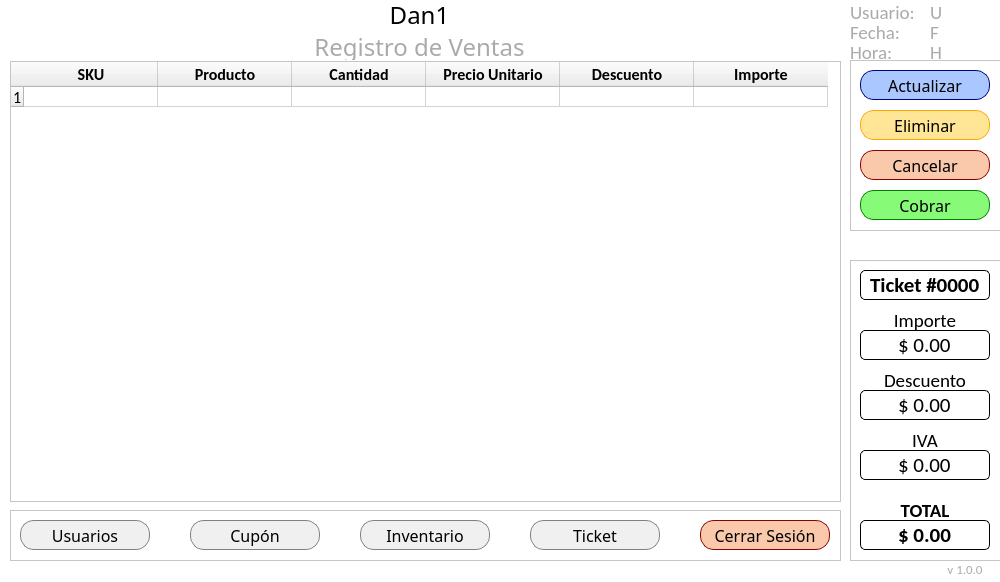
<?xml version="1.0" encoding="UTF-8"?>
<ui version="4.0">
 <class>MainWindow</class>
 <widget class="QMainWindow" name="MainWindow">
  <property name="geometry">
   <rect>
    <x>0</x>
    <y>0</y>
    <width>1000</width>
    <height>582</height>
   </rect>
  </property>
  <property name="minimumSize">
   <size>
    <width>1000</width>
    <height>582</height>
   </size>
  </property>
  <property name="maximumSize">
   <size>
    <width>1000</width>
    <height>582</height>
   </size>
  </property>
  <property name="palette">
   <palette>
    <active>
     <colorrole role="Base">
      <brush brushstyle="SolidPattern">
       <color alpha="255">
        <red>255</red>
        <green>255</green>
        <blue>255</blue>
       </color>
      </brush>
     </colorrole>
     <colorrole role="Window">
      <brush brushstyle="SolidPattern">
       <color alpha="255">
        <red>255</red>
        <green>255</green>
        <blue>255</blue>
       </color>
      </brush>
     </colorrole>
    </active>
    <inactive>
     <colorrole role="Base">
      <brush brushstyle="SolidPattern">
       <color alpha="255">
        <red>255</red>
        <green>255</green>
        <blue>255</blue>
       </color>
      </brush>
     </colorrole>
     <colorrole role="Window">
      <brush brushstyle="SolidPattern">
       <color alpha="255">
        <red>255</red>
        <green>255</green>
        <blue>255</blue>
       </color>
      </brush>
     </colorrole>
    </inactive>
    <disabled>
     <colorrole role="Base">
      <brush brushstyle="SolidPattern">
       <color alpha="255">
        <red>255</red>
        <green>255</green>
        <blue>255</blue>
       </color>
      </brush>
     </colorrole>
     <colorrole role="Window">
      <brush brushstyle="SolidPattern">
       <color alpha="255">
        <red>255</red>
        <green>255</green>
        <blue>255</blue>
       </color>
      </brush>
     </colorrole>
    </disabled>
   </palette>
  </property>
  <property name="windowTitle">
   <string>MainWindow</string>
  </property>
  <widget class="QWidget" name="centralwidget">
   <widget class="QLabel" name="L1">
    <property name="geometry">
     <rect>
      <x>-1</x>
      <y>0</y>
      <width>841</width>
      <height>30</height>
     </rect>
    </property>
    <property name="font">
     <font>
      <family>Impact</family>
      <pointsize>18</pointsize>
     </font>
    </property>
    <property name="text">
     <string>Dan1</string>
    </property>
    <property name="alignment">
     <set>Qt::AlignCenter</set>
    </property>
   </widget>
   <widget class="QLabel" name="L2">
    <property name="geometry">
     <rect>
      <x>-1</x>
      <y>30</y>
      <width>841</width>
      <height>30</height>
     </rect>
    </property>
    <property name="font">
     <font>
      <family>Swis721 LtCn BT</family>
      <pointsize>18</pointsize>
     </font>
    </property>
    <property name="frameShadow">
     <enum>QFrame::Plain</enum>
    </property>
    <property name="midLineWidth">
     <number>0</number>
    </property>
    <property name="text">
     <string>&lt;html&gt;&lt;head/&gt;&lt;body&gt;&lt;p&gt;&lt;span style=&quot; color:#aaaaaa;&quot;&gt;Registro de Ventas&lt;/span&gt;&lt;/p&gt;&lt;/body&gt;&lt;/html&gt;</string>
    </property>
    <property name="alignment">
     <set>Qt::AlignCenter</set>
    </property>
   </widget>
   <widget class="QTableWidget" name="tableWidget">
    <property name="geometry">
     <rect>
      <x>10</x>
      <y>61</y>
      <width>831</width>
      <height>441</height>
     </rect>
    </property>
    <attribute name="horizontalHeaderVisible">
     <bool>true</bool>
    </attribute>
    <attribute name="horizontalHeaderCascadingSectionResizes">
     <bool>false</bool>
    </attribute>
    <attribute name="horizontalHeaderDefaultSectionSize">
     <number>134</number>
    </attribute>
    <attribute name="horizontalHeaderMinimumSectionSize">
     <number>134</number>
    </attribute>
    <attribute name="verticalHeaderDefaultSectionSize">
     <number>20</number>
    </attribute>
    <row>
     <property name="text">
      <string>1</string>
     </property>
     <property name="font">
      <font>
       <family>Calibri</family>
       <pointsize>12</pointsize>
      </font>
     </property>
    </row>
    <column>
     <property name="text">
      <string>SKU</string>
     </property>
     <property name="font">
      <font>
       <family>Calibri</family>
       <pointsize>12</pointsize>
       <weight>75</weight>
       <bold>true</bold>
      </font>
     </property>
     <property name="textAlignment">
      <set>AlignCenter</set>
     </property>
     <property name="foreground">
      <brush brushstyle="SolidPattern">
       <color alpha="255">
        <red>0</red>
        <green>0</green>
        <blue>0</blue>
       </color>
      </brush>
     </property>
    </column>
    <column>
     <property name="text">
      <string>Producto</string>
     </property>
     <property name="font">
      <font>
       <family>Calibri</family>
       <pointsize>12</pointsize>
       <weight>75</weight>
       <bold>true</bold>
      </font>
     </property>
     <property name="textAlignment">
      <set>AlignCenter</set>
     </property>
    </column>
    <column>
     <property name="text">
      <string>Cantidad</string>
     </property>
     <property name="font">
      <font>
       <family>Calibri</family>
       <pointsize>12</pointsize>
       <weight>75</weight>
       <bold>true</bold>
      </font>
     </property>
     <property name="textAlignment">
      <set>AlignCenter</set>
     </property>
    </column>
    <column>
     <property name="text">
      <string>Precio Unitario</string>
     </property>
     <property name="font">
      <font>
       <family>Calibri</family>
       <pointsize>12</pointsize>
       <weight>75</weight>
       <bold>true</bold>
      </font>
     </property>
     <property name="textAlignment">
      <set>AlignCenter</set>
     </property>
    </column>
    <column>
     <property name="text">
      <string>Descuento</string>
     </property>
     <property name="font">
      <font>
       <family>Calibri</family>
       <pointsize>12</pointsize>
       <weight>75</weight>
       <bold>true</bold>
      </font>
     </property>
     <property name="textAlignment">
      <set>AlignCenter</set>
     </property>
    </column>
    <column>
     <property name="text">
      <string>Importe</string>
     </property>
     <property name="font">
      <font>
       <family>Calibri</family>
       <pointsize>12</pointsize>
       <weight>75</weight>
       <bold>true</bold>
      </font>
     </property>
     <property name="textAlignment">
      <set>AlignCenter</set>
     </property>
    </column>
    <item row="0" column="0">
     <property name="text">
      <string/>
     </property>
    </item>
   </widget>
   <widget class="QFrame" name="frame">
    <property name="geometry">
     <rect>
      <x>850</x>
      <y>60</y>
      <width>151</width>
      <height>171</height>
     </rect>
    </property>
    <property name="frameShape">
     <enum>QFrame::StyledPanel</enum>
    </property>
    <property name="frameShadow">
     <enum>QFrame::Raised</enum>
    </property>
    <widget class="QPushButton" name="b_Registrar">
     <property name="geometry">
      <rect>
       <x>10</x>
       <y>10</y>
       <width>130</width>
       <height>30</height>
      </rect>
     </property>
     <property name="font">
      <font>
       <family>Swis721 LtCn BT</family>
       <pointsize>12</pointsize>
      </font>
     </property>
     <property name="focusPolicy">
      <enum>Qt::StrongFocus</enum>
     </property>
     <property name="styleSheet">
      <string notr="true">background-color: rgb(170, 200, 255);
border-width: 1px;
border-style: solid;
border-color: navy;
border-radius: 14px;</string>
     </property>
     <property name="text">
      <string>Actualizar</string>
     </property>
     <property name="autoDefault">
      <bool>true</bool>
     </property>
    </widget>
    <widget class="QPushButton" name="b_Registrar_2">
     <property name="geometry">
      <rect>
       <x>10</x>
       <y>50</y>
       <width>130</width>
       <height>30</height>
      </rect>
     </property>
     <property name="font">
      <font>
       <family>Swis721 LtCn BT</family>
       <pointsize>12</pointsize>
      </font>
     </property>
     <property name="focusPolicy">
      <enum>Qt::StrongFocus</enum>
     </property>
     <property name="styleSheet">
      <string notr="true">background-color: rgb(255, 230, 150);
border-width: 1px;
border-style: solid;
border-color: orange;
border-radius: 14px;</string>
     </property>
     <property name="text">
      <string>Eliminar</string>
     </property>
     <property name="autoDefault">
      <bool>true</bool>
     </property>
    </widget>
    <widget class="QPushButton" name="b_Registrar_3">
     <property name="geometry">
      <rect>
       <x>10</x>
       <y>90</y>
       <width>130</width>
       <height>30</height>
      </rect>
     </property>
     <property name="font">
      <font>
       <family>Swis721 LtCn BT</family>
       <pointsize>12</pointsize>
      </font>
     </property>
     <property name="focusPolicy">
      <enum>Qt::StrongFocus</enum>
     </property>
     <property name="styleSheet">
      <string notr="true">background-color: rgb(250, 200, 170);
border-width: 1px;
border-style: solid;
border-color: darkred;
border-radius: 14px;</string>
     </property>
     <property name="text">
      <string>Cancelar</string>
     </property>
     <property name="autoDefault">
      <bool>true</bool>
     </property>
    </widget>
    <widget class="QPushButton" name="b_Registrar_4">
     <property name="geometry">
      <rect>
       <x>10</x>
       <y>130</y>
       <width>130</width>
       <height>30</height>
      </rect>
     </property>
     <property name="font">
      <font>
       <family>Swis721 LtCn BT</family>
       <pointsize>12</pointsize>
      </font>
     </property>
     <property name="focusPolicy">
      <enum>Qt::StrongFocus</enum>
     </property>
     <property name="styleSheet">
      <string notr="true">background-color: rgb(135, 250, 120);
border-width: 1px;
border-style: solid;
border-color: green;
border-radius: 14px;</string>
     </property>
     <property name="text">
      <string>Cobrar</string>
     </property>
     <property name="autoDefault">
      <bool>true</bool>
     </property>
    </widget>
   </widget>
   <widget class="QFrame" name="frame_2">
    <property name="geometry">
     <rect>
      <x>10</x>
      <y>510</y>
      <width>831</width>
      <height>51</height>
     </rect>
    </property>
    <property name="frameShape">
     <enum>QFrame::StyledPanel</enum>
    </property>
    <property name="frameShadow">
     <enum>QFrame::Raised</enum>
    </property>
    <widget class="QPushButton" name="b_Registrar_5">
     <property name="geometry">
      <rect>
       <x>10</x>
       <y>10</y>
       <width>130</width>
       <height>30</height>
      </rect>
     </property>
     <property name="font">
      <font>
       <family>Swis721 LtCn BT</family>
       <pointsize>12</pointsize>
      </font>
     </property>
     <property name="focusPolicy">
      <enum>Qt::StrongFocus</enum>
     </property>
     <property name="styleSheet">
      <string notr="true">background-color: rgb(240, 240, 240);
border-width: 1px;
border-style: solid;
border-color: gray;
border-radius: 14px;</string>
     </property>
     <property name="text">
      <string>Usuarios</string>
     </property>
     <property name="autoDefault">
      <bool>true</bool>
     </property>
    </widget>
    <widget class="QPushButton" name="b_Registrar_6">
     <property name="geometry">
      <rect>
       <x>180</x>
       <y>10</y>
       <width>130</width>
       <height>30</height>
      </rect>
     </property>
     <property name="font">
      <font>
       <family>Swis721 LtCn BT</family>
       <pointsize>12</pointsize>
      </font>
     </property>
     <property name="focusPolicy">
      <enum>Qt::StrongFocus</enum>
     </property>
     <property name="styleSheet">
      <string notr="true">background-color: rgb(240, 240, 240);
border-width: 1px;
border-style: solid;
border-color: gray;
border-radius: 14px;</string>
     </property>
     <property name="text">
      <string>Cupón</string>
     </property>
     <property name="autoDefault">
      <bool>true</bool>
     </property>
    </widget>
    <widget class="QPushButton" name="b_Registrar_7">
     <property name="geometry">
      <rect>
       <x>350</x>
       <y>10</y>
       <width>130</width>
       <height>30</height>
      </rect>
     </property>
     <property name="font">
      <font>
       <family>Swis721 LtCn BT</family>
       <pointsize>12</pointsize>
      </font>
     </property>
     <property name="focusPolicy">
      <enum>Qt::StrongFocus</enum>
     </property>
     <property name="styleSheet">
      <string notr="true">background-color: rgb(240, 240, 240);
border-width: 1px;
border-style: solid;
border-color: gray;
border-radius: 14px;</string>
     </property>
     <property name="text">
      <string>Inventario</string>
     </property>
     <property name="autoDefault">
      <bool>true</bool>
     </property>
    </widget>
    <widget class="QPushButton" name="b_Registrar_8">
     <property name="geometry">
      <rect>
       <x>520</x>
       <y>10</y>
       <width>130</width>
       <height>30</height>
      </rect>
     </property>
     <property name="font">
      <font>
       <family>Swis721 LtCn BT</family>
       <pointsize>12</pointsize>
      </font>
     </property>
     <property name="focusPolicy">
      <enum>Qt::StrongFocus</enum>
     </property>
     <property name="styleSheet">
      <string notr="true">background-color: rgb(240, 240, 240);
border-width: 1px;
border-style: solid;
border-color: gray;
border-radius: 14px;</string>
     </property>
     <property name="text">
      <string>Ticket</string>
     </property>
     <property name="autoDefault">
      <bool>true</bool>
     </property>
    </widget>
    <widget class="QPushButton" name="b_Registrar_13">
     <property name="geometry">
      <rect>
       <x>690</x>
       <y>10</y>
       <width>130</width>
       <height>30</height>
      </rect>
     </property>
     <property name="font">
      <font>
       <family>Swis721 LtCn BT</family>
       <pointsize>12</pointsize>
      </font>
     </property>
     <property name="focusPolicy">
      <enum>Qt::StrongFocus</enum>
     </property>
     <property name="styleSheet">
      <string notr="true">background-color: rgb(250, 200, 170);
border-width: 1px;
border-style: solid;
border-color: darkred;
border-radius: 14px;</string>
     </property>
     <property name="text">
      <string>Cerrar Sesión</string>
     </property>
     <property name="autoDefault">
      <bool>true</bool>
     </property>
    </widget>
   </widget>
   <widget class="QFrame" name="frame_3">
    <property name="geometry">
     <rect>
      <x>850</x>
      <y>260</y>
      <width>151</width>
      <height>301</height>
     </rect>
    </property>
    <property name="frameShape">
     <enum>QFrame::StyledPanel</enum>
    </property>
    <property name="frameShadow">
     <enum>QFrame::Raised</enum>
    </property>
    <widget class="QLineEdit" name="lineEdit">
     <property name="geometry">
      <rect>
       <x>10</x>
       <y>10</y>
       <width>130</width>
       <height>30</height>
      </rect>
     </property>
     <property name="font">
      <font>
       <family>Calibri</family>
       <pointsize>16</pointsize>
       <weight>75</weight>
       <bold>true</bold>
      </font>
     </property>
     <property name="styleSheet">
      <string notr="true">QLineEdit {
     border-width: 1px;
     border-style: solid;
     border-radius: 5px;
 }</string>
     </property>
     <property name="text">
      <string>Ticket #0000</string>
     </property>
     <property name="alignment">
      <set>Qt::AlignCenter</set>
     </property>
    </widget>
    <widget class="QLineEdit" name="lineEdit_2">
     <property name="geometry">
      <rect>
       <x>10</x>
       <y>70</y>
       <width>130</width>
       <height>30</height>
      </rect>
     </property>
     <property name="font">
      <font>
       <family>Calibri</family>
       <pointsize>16</pointsize>
       <weight>50</weight>
       <bold>false</bold>
      </font>
     </property>
     <property name="styleSheet">
      <string notr="true">QLineEdit {
     border-width: 1px;
     border-style: solid;
     border-radius: 5px;
 }</string>
     </property>
     <property name="text">
      <string>$ 0.00</string>
     </property>
     <property name="alignment">
      <set>Qt::AlignCenter</set>
     </property>
    </widget>
    <widget class="QLabel" name="label_2">
     <property name="geometry">
      <rect>
       <x>10</x>
       <y>50</y>
       <width>130</width>
       <height>21</height>
      </rect>
     </property>
     <property name="font">
      <font>
       <family>Calibri</family>
       <pointsize>14</pointsize>
      </font>
     </property>
     <property name="text">
      <string>Importe</string>
     </property>
     <property name="alignment">
      <set>Qt::AlignCenter</set>
     </property>
    </widget>
    <widget class="QLineEdit" name="lineEdit_3">
     <property name="geometry">
      <rect>
       <x>10</x>
       <y>130</y>
       <width>130</width>
       <height>30</height>
      </rect>
     </property>
     <property name="font">
      <font>
       <family>Calibri</family>
       <pointsize>16</pointsize>
       <weight>50</weight>
       <bold>false</bold>
      </font>
     </property>
     <property name="styleSheet">
      <string notr="true">QLineEdit {
     border-width: 1px;
     border-style: solid;
     border-radius: 5px;
 }</string>
     </property>
     <property name="text">
      <string>$ 0.00</string>
     </property>
     <property name="alignment">
      <set>Qt::AlignCenter</set>
     </property>
    </widget>
    <widget class="QLabel" name="label_3">
     <property name="geometry">
      <rect>
       <x>10</x>
       <y>110</y>
       <width>130</width>
       <height>21</height>
      </rect>
     </property>
     <property name="font">
      <font>
       <family>Calibri</family>
       <pointsize>14</pointsize>
      </font>
     </property>
     <property name="text">
      <string>Descuento</string>
     </property>
     <property name="alignment">
      <set>Qt::AlignCenter</set>
     </property>
    </widget>
    <widget class="QLineEdit" name="lineEdit_4">
     <property name="geometry">
      <rect>
       <x>10</x>
       <y>190</y>
       <width>130</width>
       <height>30</height>
      </rect>
     </property>
     <property name="font">
      <font>
       <family>Calibri</family>
       <pointsize>16</pointsize>
       <weight>50</weight>
       <bold>false</bold>
      </font>
     </property>
     <property name="styleSheet">
      <string notr="true">QLineEdit {
     border-width: 1px;
     border-style: solid;
     border-radius: 5px;
 }</string>
     </property>
     <property name="text">
      <string>$ 0.00</string>
     </property>
     <property name="alignment">
      <set>Qt::AlignCenter</set>
     </property>
    </widget>
    <widget class="QLabel" name="label_4">
     <property name="geometry">
      <rect>
       <x>10</x>
       <y>170</y>
       <width>130</width>
       <height>21</height>
      </rect>
     </property>
     <property name="font">
      <font>
       <family>Calibri</family>
       <pointsize>14</pointsize>
      </font>
     </property>
     <property name="text">
      <string>IVA</string>
     </property>
     <property name="alignment">
      <set>Qt::AlignCenter</set>
     </property>
    </widget>
    <widget class="QLineEdit" name="lineEdit_5">
     <property name="geometry">
      <rect>
       <x>10</x>
       <y>260</y>
       <width>130</width>
       <height>30</height>
      </rect>
     </property>
     <property name="font">
      <font>
       <family>Calibri</family>
       <pointsize>16</pointsize>
       <weight>75</weight>
       <bold>true</bold>
      </font>
     </property>
     <property name="styleSheet">
      <string notr="true">QLineEdit {
     border-width: 1px;
     border-style: solid;
     border-radius: 5px;
 }</string>
     </property>
     <property name="text">
      <string>$ 0.00</string>
     </property>
     <property name="alignment">
      <set>Qt::AlignCenter</set>
     </property>
    </widget>
    <widget class="QLabel" name="label_5">
     <property name="geometry">
      <rect>
       <x>10</x>
       <y>240</y>
       <width>130</width>
       <height>21</height>
      </rect>
     </property>
     <property name="font">
      <font>
       <family>Calibri</family>
       <pointsize>14</pointsize>
       <weight>75</weight>
       <bold>true</bold>
      </font>
     </property>
     <property name="text">
      <string>TOTAL</string>
     </property>
     <property name="alignment">
      <set>Qt::AlignCenter</set>
     </property>
    </widget>
   </widget>
   <widget class="QLabel" name="L6">
    <property name="geometry">
     <rect>
      <x>940</x>
      <y>560</y>
      <width>50</width>
      <height>20</height>
     </rect>
    </property>
    <property name="font">
     <font>
      <family>Calibri</family>
      <pointsize>14</pointsize>
     </font>
    </property>
    <property name="text">
     <string>&lt;html&gt;&lt;head/&gt;&lt;body&gt;&lt;p&gt;&lt;span style=&quot; font-size:10pt; color:#aaaaaa;&quot;&gt;v 1.0.0&lt;/span&gt;&lt;/p&gt;&lt;/body&gt;&lt;/html&gt;</string>
    </property>
    <property name="alignment">
     <set>Qt::AlignCenter</set>
    </property>
   </widget>
   <widget class="QLabel" name="label_6">
    <property name="geometry">
     <rect>
      <x>850</x>
      <y>0</y>
      <width>70</width>
      <height>21</height>
     </rect>
    </property>
    <property name="font">
     <font>
      <family>Calibri</family>
      <pointsize>14</pointsize>
     </font>
    </property>
    <property name="text">
     <string>&lt;html&gt;&lt;head/&gt;&lt;body&gt;&lt;p&gt;&lt;span style=&quot; color:#aaaaaa;&quot;&gt;Usuario:&lt;/span&gt;&lt;/p&gt;&lt;/body&gt;&lt;/html&gt;</string>
    </property>
    <property name="alignment">
     <set>Qt::AlignLeading|Qt::AlignLeft|Qt::AlignVCenter</set>
    </property>
   </widget>
   <widget class="QLabel" name="label_7">
    <property name="geometry">
     <rect>
      <x>850</x>
      <y>20</y>
      <width>70</width>
      <height>21</height>
     </rect>
    </property>
    <property name="font">
     <font>
      <family>Calibri</family>
      <pointsize>14</pointsize>
     </font>
    </property>
    <property name="text">
     <string>&lt;html&gt;&lt;head/&gt;&lt;body&gt;&lt;p&gt;&lt;span style=&quot; color:#aaaaaa;&quot;&gt;Fecha:&lt;/span&gt;&lt;/p&gt;&lt;/body&gt;&lt;/html&gt;</string>
    </property>
    <property name="alignment">
     <set>Qt::AlignLeading|Qt::AlignLeft|Qt::AlignVCenter</set>
    </property>
   </widget>
   <widget class="QLabel" name="label_8">
    <property name="geometry">
     <rect>
      <x>850</x>
      <y>40</y>
      <width>70</width>
      <height>21</height>
     </rect>
    </property>
    <property name="font">
     <font>
      <family>Calibri</family>
      <pointsize>14</pointsize>
     </font>
    </property>
    <property name="text">
     <string>&lt;html&gt;&lt;head/&gt;&lt;body&gt;&lt;p&gt;&lt;span style=&quot; color:#aaaaaa;&quot;&gt;Hora:&lt;/span&gt;&lt;/p&gt;&lt;/body&gt;&lt;/html&gt;</string>
    </property>
    <property name="alignment">
     <set>Qt::AlignLeading|Qt::AlignLeft|Qt::AlignVCenter</set>
    </property>
   </widget>
   <widget class="QLabel" name="label_9">
    <property name="geometry">
     <rect>
      <x>930</x>
      <y>20</y>
      <width>70</width>
      <height>21</height>
     </rect>
    </property>
    <property name="font">
     <font>
      <family>Calibri</family>
      <pointsize>14</pointsize>
     </font>
    </property>
    <property name="text">
     <string>&lt;html&gt;&lt;head/&gt;&lt;body&gt;&lt;p&gt;&lt;span style=&quot; color:#aaaaaa;&quot;&gt;F&lt;/span&gt;&lt;/p&gt;&lt;/body&gt;&lt;/html&gt;</string>
    </property>
    <property name="alignment">
     <set>Qt::AlignLeading|Qt::AlignLeft|Qt::AlignVCenter</set>
    </property>
   </widget>
   <widget class="QLabel" name="label_10">
    <property name="geometry">
     <rect>
      <x>930</x>
      <y>0</y>
      <width>70</width>
      <height>21</height>
     </rect>
    </property>
    <property name="font">
     <font>
      <family>Calibri</family>
      <pointsize>14</pointsize>
     </font>
    </property>
    <property name="text">
     <string>&lt;html&gt;&lt;head/&gt;&lt;body&gt;&lt;p&gt;&lt;span style=&quot; color:#aaaaaa;&quot;&gt;U&lt;/span&gt;&lt;/p&gt;&lt;/body&gt;&lt;/html&gt;</string>
    </property>
    <property name="alignment">
     <set>Qt::AlignLeading|Qt::AlignLeft|Qt::AlignVCenter</set>
    </property>
   </widget>
   <widget class="QLabel" name="label_11">
    <property name="geometry">
     <rect>
      <x>930</x>
      <y>40</y>
      <width>70</width>
      <height>21</height>
     </rect>
    </property>
    <property name="font">
     <font>
      <family>Calibri</family>
      <pointsize>14</pointsize>
     </font>
    </property>
    <property name="text">
     <string>&lt;html&gt;&lt;head/&gt;&lt;body&gt;&lt;p&gt;&lt;span style=&quot; color:#aaaaaa;&quot;&gt;H&lt;/span&gt;&lt;/p&gt;&lt;/body&gt;&lt;/html&gt;</string>
    </property>
    <property name="alignment">
     <set>Qt::AlignLeading|Qt::AlignLeft|Qt::AlignVCenter</set>
    </property>
   </widget>
  </widget>
 </widget>
 <resources/>
 <connections/>
</ui>
